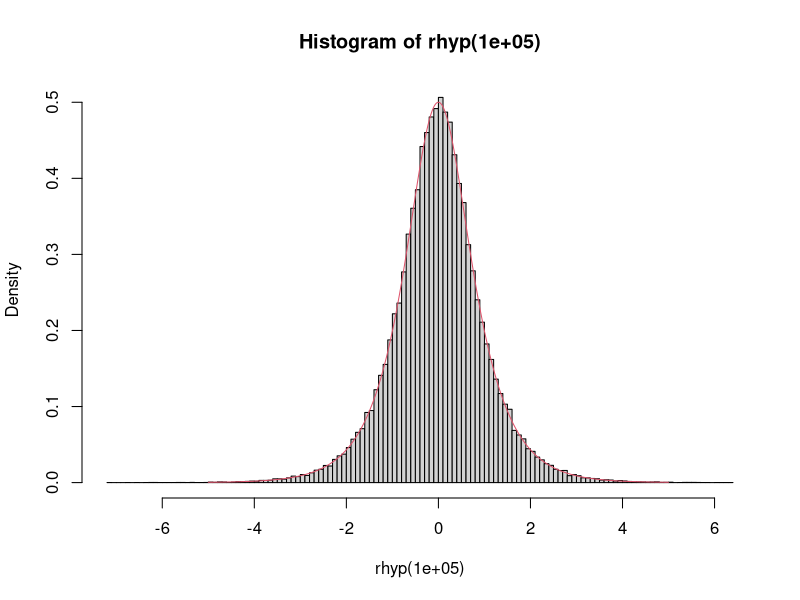
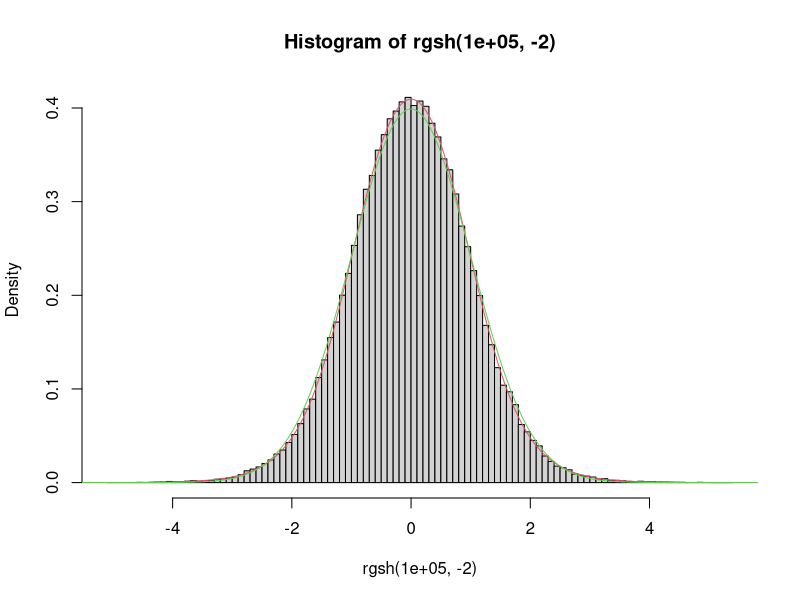
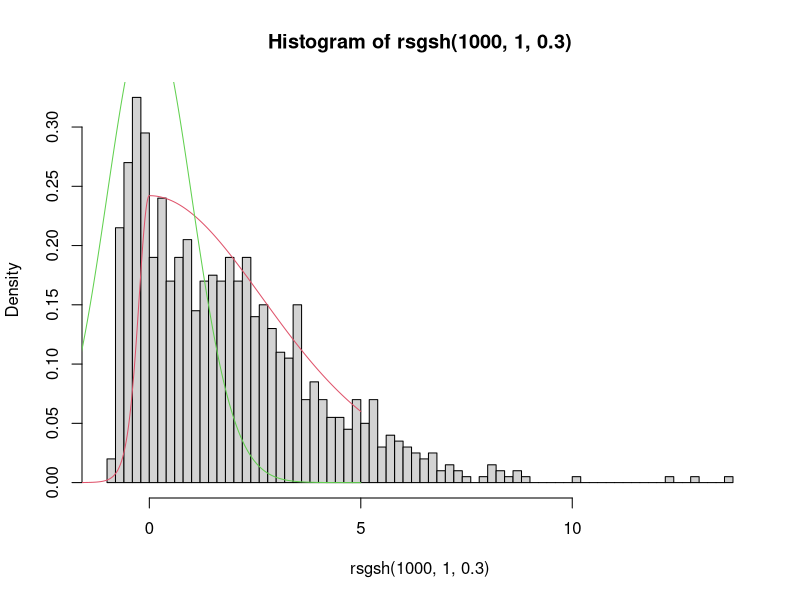

Recreate these plots in R, in order.
#Homework Implementation of Hyperbolic Distribution

dhyp <- function(x){
1/(2*cosh(pi*x*0.5))}

phyp <- function(x){
0.5+1/pi*atan(sinh(pi*x*0.5))}

qhyp <- function(q){
-2/pi * asinh(tan(pi/2 - pi*q))}

rhyp <- function(x){
y=runif(x,0,1)
r=qhyp(y)
r
}

x=seq(-5,5,by=0.001)
hist(rhyp(100000),breaks=100,probability=T)
lines(x,dhyp(x),col=2)


#Generalised Hyperbolic Distribution
acot=function(z){
pi/2-atan(z)
}

#http://de.wikipedia.org/wiki/Arccot

acoth=function(x){
1/2*log((x+1)/(x-1))
}

#http://de.wikipedia.org/wiki/Tanh

dgsh<-function(x,t){

if(-pi<t && t<0){
a<-cos(t)
c2<-sqrt((pi^2-t^2)/3)
c1<-sin(t)/t*c2}
if(t< (-pi)){
warning("t between -pi and infinity")
}
if(t == 0){
	a<-cos(t)
	c2<-sqrt((pi^2-t^2)/3)
	c1<-1*c2}
else{
a<-cosh(t)
c2<-sqrt((pi^2+t^2)/3)
c1<-sinh(t)/t*c2}   

c1*exp(c2*x)/(exp(2*c2*x)+2*a*exp(c2*x)+1)
}

pgsh <- function(x,t){
if(-pi<t && t<0){
c2<-sqrt((pi^2-t^2)/3)
p=1+1/t *acot(-(exp(c2*x)+cos(t))/sin(t))}

if(t< (-pi)){
warning("t between -pi and infinity")
}

if(t==0)
p=exp(pi*x/sqrt(3))/(1+exp(pi*x/sqrt(3)))

else
{
c2<-sqrt((pi^2+t^2)/3)
p=1-1/t*acoth((exp(c2*x)+cosh(t))/sinh(t))
}
p
}


qgsh=function(u,t){
if(-pi<t && t<0){
c2<-sqrt((pi^2-t^2)/3)
q=1/c2*log(sin(t*u)/(sin(t*(1-u))))}

if(t< (-pi)){
warning("t between -pi and infinity")
}

if(t==0)
q=sqrt(3)/pi*log(u/(1-u))

else
{
c2<-sqrt((pi^2+t^2)/3)
q=1/c2*log((sinh(t*u))/(sinh(t*(1-u))))
}
q
}

rgsh=function(x,t){
y=runif(x,0,1)
r=qgsh(y,t)
r
}

x=seq(-15,15,by=0.001)
hist(rgsh(100000,-2),breaks=100,probability=T)
lines(x,dgsh(x,-2),col=2)
lines(x,dnorm(x),col=3)


####SGSH Distribution

dsgsh=function(x,t,g){
                                                       
  (2/(g+1/g))*((dgsh(x/g,t)*(x<0))+ (dgsh((x*g),t))*(x>=0))
 }
 
psgsh <- function(x,t,g)
{
2*g^2/(g^2+1)*(pgsh(x/g,t)*(x<0)+ ((g^2-1+2*pgsh(g*x,t))/(2*g^2)) * (x>=0) )
}


qsgsh <- function(x,t,g)
{
y <- NULL
for(i in 1 : length(x)) {
if(x[i] < g^2 / (1 + g)) {
  y <- c(y, g*qgsh( (x[i]*(g^2+1)/(2*g^2)),t)) }
else  {

y <- c(y, 1/g * qgsh((x[i]*(g+1)/2-(g-1)/2),t))}
}
y
}


rsgsh=function(x,t,g)
{
y=runif(x,0,1)
r=qsgsh(y,t,g)
r
}

x=seq(-5,5,by=0.001)
hist(rsgsh(1000,1,0.3),breaks=100,probability=T)
lines(x,dsgsh(x,1,0.3),col=2)
lines(x,dnorm(x),col=3)



